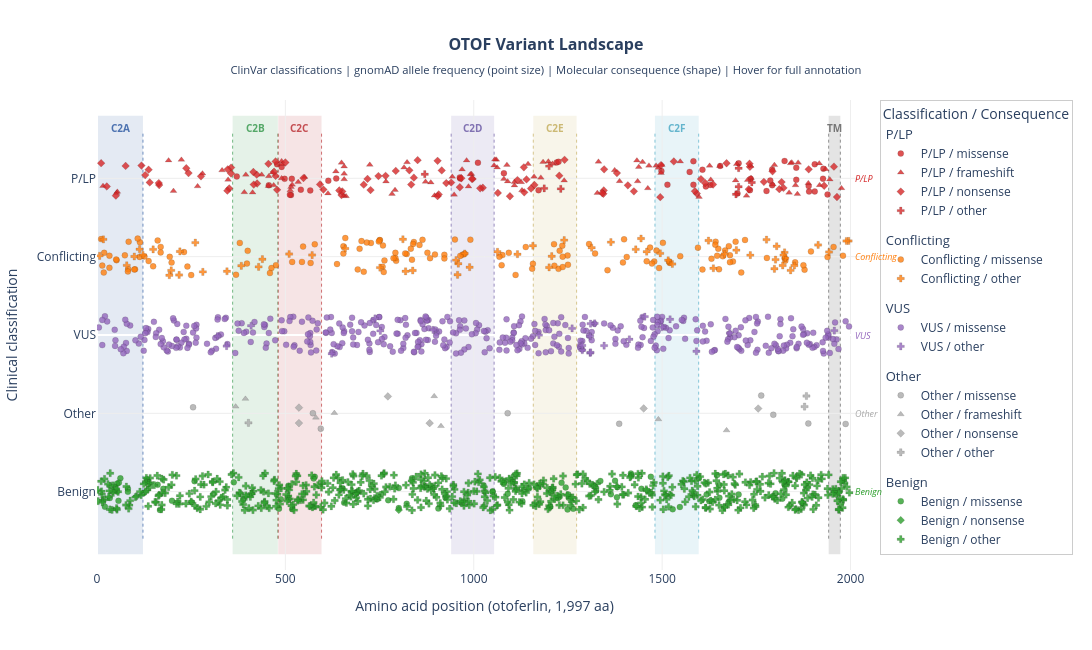

Notebook cell for this chart:
### Code cell
fig.update_layout(
    title=dict(
        text=('<b>OTOF Variant Landscape</b><br>'
              '<sub>ClinVar classifications | gnomAD allele frequency (point size) | '
              'Molecular consequence (shape) | Hover for full annotation</sub>'),
        x=0.5, xanchor='center', font=dict(size=16)
    ),
    xaxis=dict(
        title='Amino acid position (otoferlin, 1,997 aa)',
        range=[0, PROTEIN_LEN + 60],
        showgrid=True, gridcolor='#eeeeee',
    ),
    yaxis=dict(
        title='Clinical classification',
        tickvals=[-1, -0.5, 0, 0.5, 1],
        ticktext=['Benign', 'Other', 'VUS', 'Conflicting', 'P/LP'],
        range=[-1.5, 1.5],
        showgrid=True, gridcolor='#eeeeee',
    ),
    plot_bgcolor='white',
    paper_bgcolor='white',
    height=650,
    width=1400,
    legend=dict(
        title='Classification / Consequence',
        groupclick='toggleitem',
        x=1.01, y=1,
        bordercolor='#cccccc',
        borderwidth=1,
    ),
    margin=dict(r=220),
    hovermode='closest',
)

fig.show()
print('Figure rendered.')
